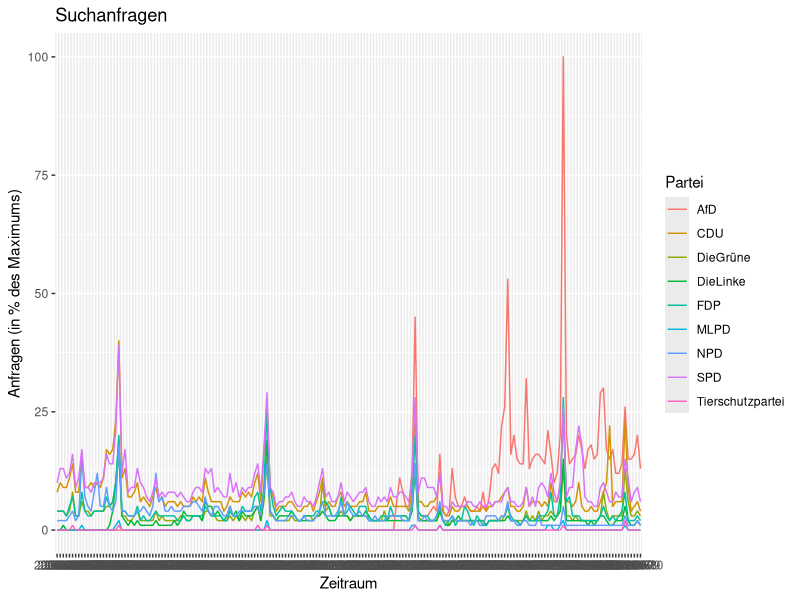
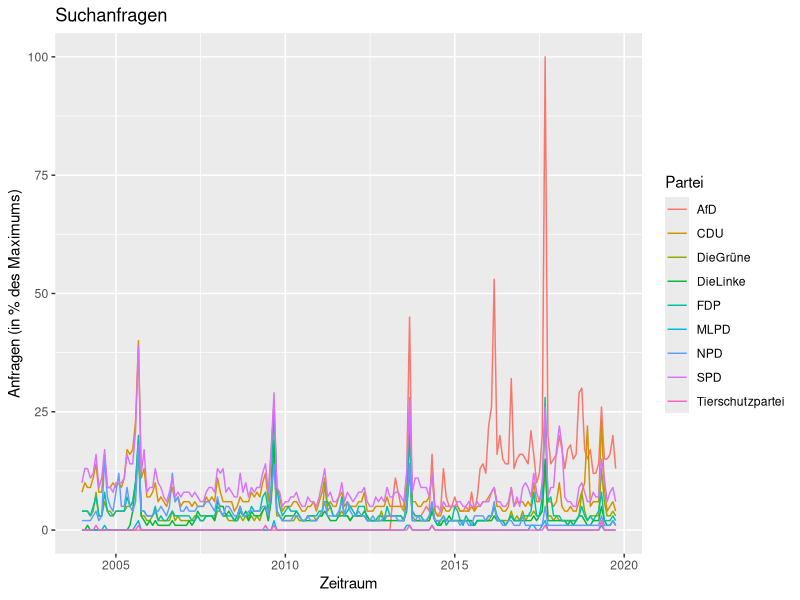
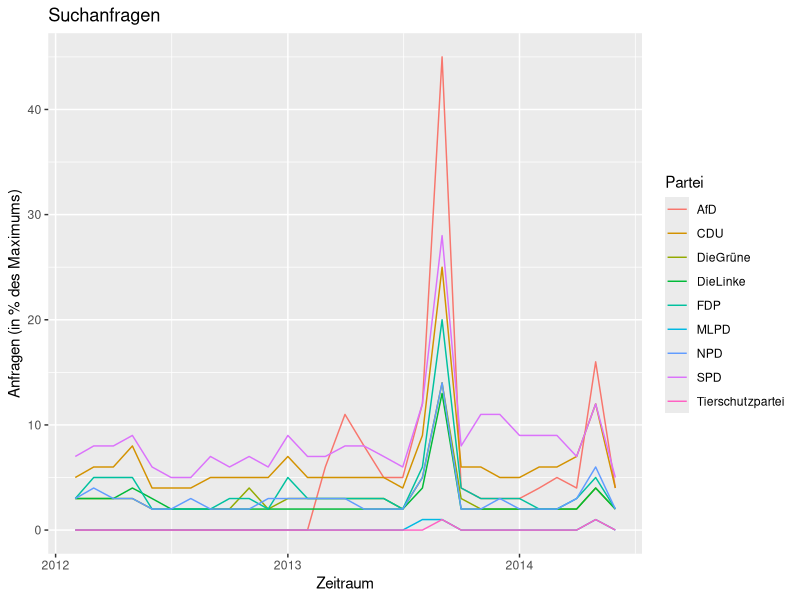
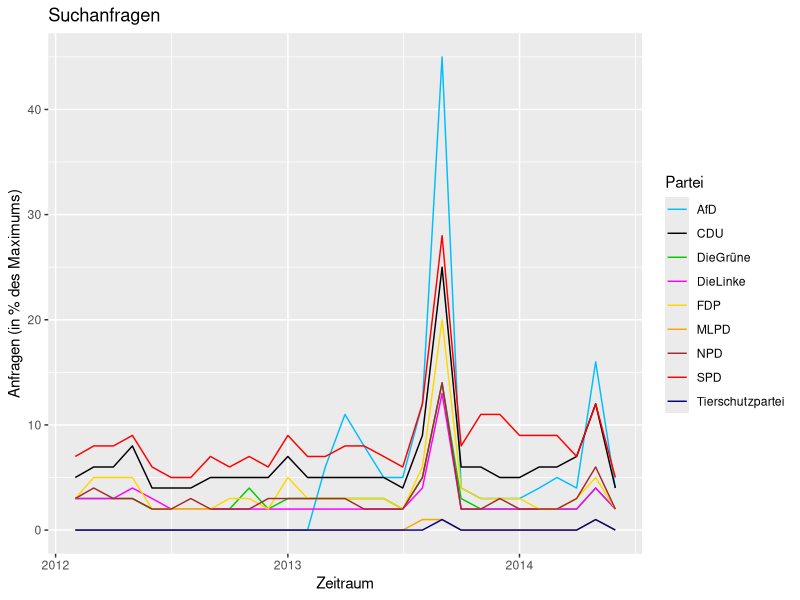

Here is the R script that generated these plots, in order:
## install.packages('ggplot2')
## library(ggplot2)

## setwd('...') # statt '...' einen Ordner-Pfad festlegen

a <- read.table('multiTimeline.csv', header = TRUE, sep= ',')
b <- read.table('multiTimeline(1).csv', header = TRUE, sep = ',')

head(a)
head(b)

## Datensatz <- cbind("Datensatz_A","Datensatz_B")

## class(Variablenname)

names(a)
names(b)

b <- b[, -c(1, 2)]
names(b)

c <- cbind(a, b)

str(c)

# Daten einlesen
a <- read.table('multiTimeline.csv',header = T, sep= ',' , na = '<1')
b <- read.table('multiTimeline(1).csv', header = T , sep = ',' , na = '<1')

# Daten zusammenführen
b <- b[, -c(1, 2)]
c <- cbind(a, b)

# Struktur untersuchen
str(c)

c[is.na(c)] <- 0

names(c)
names(c) <- c('Monat', 'AfD', 'SPD', 'FDP', 'DieGrüne', 'DieLinke', 'Tierschutzpartei', 'CDU', 'MLPD', 'NPD')

## langer_Datensatz <- reshape(Datensatz, varying = ...,
##                             v.names = ..., timevar = ...,
##                             idvar = ..., times = ...,
##                             direction = "long")

## ggplot(data = Datensatz)

## ggplot(data = Datensatz, mapping = aes(x = ..., y = ..., group = ...))

## geom_line(aes(colour = ...))

library(ggplot2)

c_long <- reshape(c,      # Ausgansdaten
  varying =  c('AfD', 'SPD', 'FDP', 'DieGrüne', 'DieLinke', 'Tierschutzpartei', 'CDU', 'MLPD', 'NPD'),
                          # alle Variablen, die hinterher eine einzige Variable sein sollen
  v.names = 'Prozent',    # Name der neuen Variable
  idvar = 'Monat',        # Variable, die über alle Parteien gleich bleibt
  timevar = 'Partei',     # Name der Variable, die verschiedene Gruppen unterscheidet
  times = c('AfD', 'SPD', 'FDP', 'DieGrüne', 'DieLinke', 'Tierschutzpartei', 'CDU', 'MLPD', 'NPD'),
                          # Kodierung der Parteien auf dieser Gruppierungsvariable
  direction = 'long')     # Richtung der Umwandlung

ggplot(data = c_long, aes(x = Monat, y = Prozent, group = Partei)) +
  geom_line(aes(colour = Partei)) +      # Liniendiagramm
  xlab('Zeitraum') +                     # Beschriftung x-Achse
  ylab('Anfragen (in % des Maximums)') + # Beschriftung y-Achse
  ggtitle('Suchanfragen')                # Überschrift

paste0('Ich will', ' Kuchen.')

class(c_long$Monat)

c_long$nMonat <- as.character(c_long$Monat)

c_long$nMonat <- paste0(c_long$nMonat, '-01')
head(c_long$nMonat)

c_long$nMonat <- strptime(c_long$nMonat,
  format="%Y-%m-%d")    # Format des Datums

class(c$nMonat)

c_long$nMonat <- as.POSIXct(c_long$nMonat)

ggplot(data = c_long, aes(x = nMonat, y = Prozent, group = Partei)) +
  geom_line(aes(colour = Partei)) +      # Liniendiagramm
  xlab('Zeitraum') +                     # Beschriftung x-Achse
  ylab('Anfragen (in % des Maximums)') + # Beschriftung y-Achse
  ggtitle('Suchanfragen')                # Überschrift

wahl_2013 <- subset(c_long, subset = (nMonat < '2014-07-01' & nMonat > '2012-01-01'))

ggplot(data = wahl_2013, aes(x = nMonat, y = Prozent, group = Partei)) +
  geom_line(aes(colour = Partei)) +      # Liniendiagramm
  xlab('Zeitraum') +                     # Beschriftung x-Achse
  ylab('Anfragen (in % des Maximums)') + # Beschriftung y-Achse
  ggtitle('Suchanfragen')                # Überschrift

farben <- c('AfD' = 'deepskyblue', 'CDU' = 'black', 'DieGrüne' = 'green3',
            'DieLinke' = 'magenta', 'FDP' = 'gold', 'MLPD' = 'orange',
            'NPD' = 'brown', 'SPD' = 'red', 'Tierschutzpartei' = 'darkblue')

ggplot(data = wahl_2013, aes(x = nMonat, y = Prozent, group = Partei)) +
  geom_line(aes(colour = Partei)) +      # Liniendiagramm
  xlab('Zeitraum') +                     # Beschriftung x-Achse
  ylab('Anfragen (in % des Maximums)') + # Beschriftung y-Achse
  ggtitle('Suchanfragen') +              # Überschrift
  scale_color_manual(values = farben)
